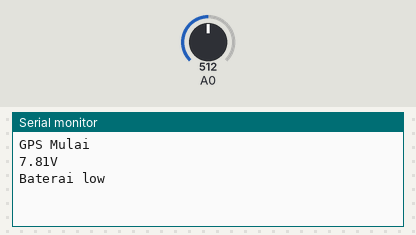
Simulated run of this sketch. Board: ESP8266 (NodeMCU). Parts: the last lines printed to the serial monitor. Inputs (shaded band) come from the test bench; at power-on: A0 = 512. WiFi joins after 1.5 s; servers stay silent unless stated.

Above: at 2.7 s.
2.8 s: A0 set to 1023
At 2.8 s:
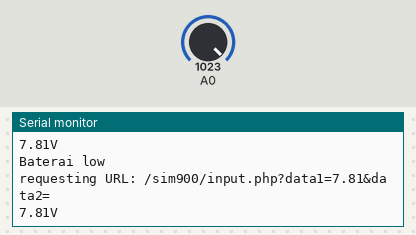
7.2 s: A0 set to 900
At 7.46 s:
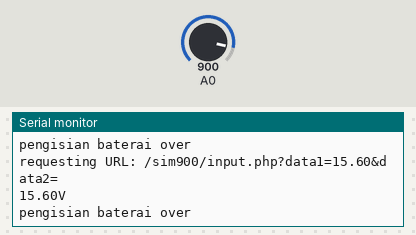
Timing chart, 0 to 10.2 s (numbered marks = the images above; inputs shaded):
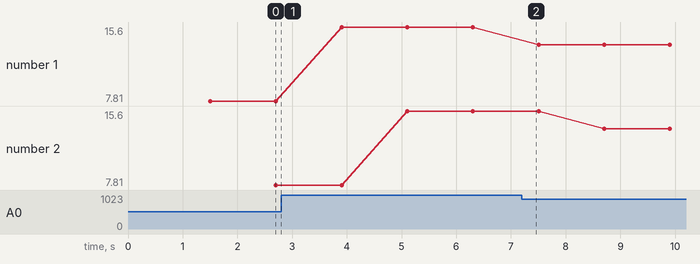

Measured:
- plotted number 1: 7.81 → 15.6 after the input at 2.8 s, 15.6 → 13.73 after the input at 7.2 s
- plotted number 2: 7.81 → 15.6 after the input at 2.8 s, 15.6 → 13.73 after the input at 7.2 s

The sketch:

mapssensorteganganmysql.ino
```cpp
#include <ESP8266WiFi.h>
#include <ESP8266HTTPClient.h>
#include <TinyGPS++.h>
#include <SoftwareSerial.h>
SoftwareSerial serial_gps(D1, D2);
TinyGPSPlus gps;

double latitude,longitude;
double lati,longi;
float Volt1,volt ;
String  kondisi;
WiFiClient client;
String request_string;
const char* host ="monitoringaki.000webhostapp.com"; // ip computer agan, bisa di lihat ipv4 di CMD dengan perintah ipconfig
HTTPClient http;
void setup()
{
    WiFi.disconnect();
   WiFi.begin("Arduino Bandar Lampung","ciumdululah"); // nama wifi ssid dan Passwordnya
    while ((!(WiFi.status() == WL_CONNECTED))){
      delay(300);
    }
    Serial.begin(9600);
    serial_gps.begin(9600);
  Serial.println("GPS Mulai");
}

void loop(){
// while(serial_gps.available()) {
//    gps.encode(serial_gps.read());
//  }
//  if(gps.location.isUpdated()) {
//    latitude = gps.location.lat();
//    longitude = gps.location.lng();
//    String link = "www.google.com/maps/place/" + String(latitude,10) + "," + String(longitude,10) ;
//    Serial.println(link);
//    String lati= String(latitude,10);
//    String longi= String(longitude,10);
//    Serial.println(lati);
//    Serial.println(longi);
//    delay(5000);
//  //}
//    String sensor1 = String(latitude,10);
//    String sensor2 = String(longitude,10);
//
//    if (!client.connect(host,80)) {
//      Serial.println("Gagal Konek");
//      return;
//    }
//    request_string = "/sim900/dua.php?data1=";
//    request_string += sensor1;
//    request_string += "&data2=";
//    request_string += sensor2;
//    Serial.print("requesting URL: ");
//    Serial.println(request_string);
//   client.print(String("GET ") + request_string + " HTTP/1.1\r\n" + "Host: " + host + "\r\n" + "Connection: close\r\n\r\n");
//
//
//    unsigned long timeout = millis();
//  while (client.available() == 0) {
//    if (millis() - timeout > 5000) {
//      Serial.println(">>> Client Timeout !");
//      client.stop();
//      return;
//  }
//
//    }
    Volt1=analogRead (A0) ;
  volt=(Volt1* 0.00305) *5.0;
      Serial.print(volt);
      Serial.println("V");
   delay(1000);
//   Serial.println(link);


if (volt < 12) {
  kondisi="Baterai low";
}

if (volt > 14) {
  kondisi="pengisian baterai over";
}

if (volt ==12) {
  kondisi="normal mesin off";
}
if (volt == 13) {
  kondisi="normal mesin on";
}
Serial.println(kondisi);


   if (!client.connect(host,80)) {
      Serial.println("Gagal Konek");
      return;
    }
    request_string = "/sim900/input.php?data1=";
    request_string += volt;
    request_string += "&data2=";
//    request_string +=link;
   //request_string += "&data3=";
   // request_string += kondisi;
    Serial.print("requesting URL: ");
    Serial.println(request_string);
   client.print(String("GET ") + request_string + " HTTP/1.1\r\n" + "Host: " + host + "\r\n" + "Connection: close\r\n\r\n");


  }

//  }
```
